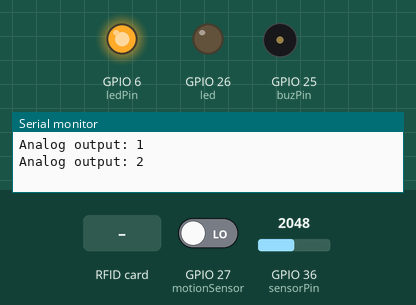
Simulated run of this sketch. Board: ESP32. On the bench: output pins drawn as LEDs (lit = HIGH), buzzer (waves = sounding, pin HIGH), the last lines printed to the serial monitor. Inputs (shaded band) come from the test bench; at power-on: GPIO 36 (sensorPin) = 2048, GPIO 27 (motionSensor) LOW.

Above: at 1.2 s.
1.3 s: GPIO 36 (sensorPin) set to 0
At 2.6 s:
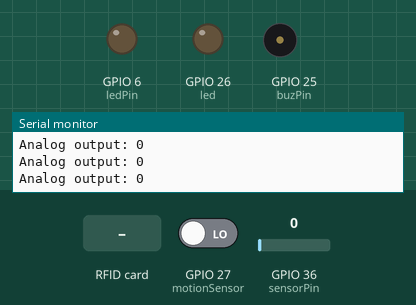
3.0 s: GPIO 27 (motionSensor) driven HIGH
At 3.7 s:
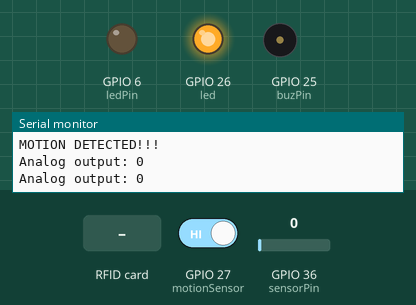
4.5 s: GPIO 36 (sensorPin) set to 242
6.0 s: GPIO 36 (sensorPin) set to 279
At 9.4 s:
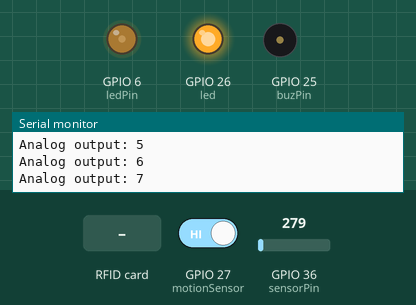
9.5 s: RFID card 5E 7A 19 C4 held to the reader
13.0 s: GPIO 36 (sensorPin) set to 1228
At 13.8 s:
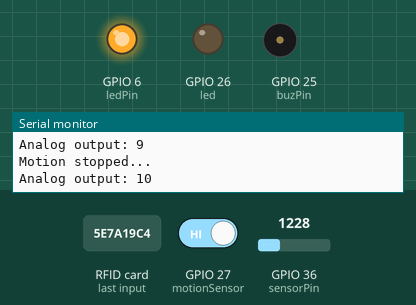
Timing chart, 0 to 17.5 s (numbered marks = the images above; inputs shaded):
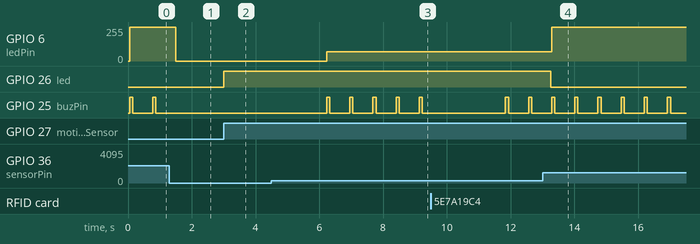

The sketch:

smart_homecodfinal.ino
```cpp
//code mq2 capteur de gaz et fumée

// Sensor pins pin D6 LED output, pin A0 analog Input

#define timeSeconds 10 //capteur PIR code
#include <Wire.h>
#include <SPI.h>
#include <MFRC522.h>

#define ledPin 6
#define sensorPin A0
#define buzPin 25

// Set GPIOs for LED and PIR Motion Sensor
const int led = 26;
const int motionSensor = 27;

// Timer: Auxiliary variables
unsigned long now = millis();
unsigned long lastTrigger = 0;
boolean startTimer = false;
boolean motion = false;

// Checks if motion was detected, sets LED HIGH and starts a timer
void IRAM_ATTR detectsMovement() {
  digitalWrite(led, HIGH);
  startTimer = true;
  lastTrigger = millis();
}
//RFID
const int pinRST = 9;  // pin RST du module RC522
const int pinSDA = 10; // pin SDA du module RC522

MFRC522 rfid(pinSDA, pinRST);

//RFID

void setup() {
  Serial.begin(9600);
  pinMode(buzPin, OUTPUT);
  pinMode(ledPin, OUTPUT);
  digitalWrite(ledPin, LOW);
  //RIFD
  SPI.begin();
  rfid.PCD_Init();
  Serial.begin(9600);
  //RFID

// pir sensor
  // Serial port for debugging purposes
  Serial.begin(115200);

  // PIR Motion Sensor mode INPUT_PULLUP
  pinMode(motionSensor, INPUT_PULLUP);
  // Set motionSensor pin as interrupt, assign interrupt function and set RISING mode
  attachInterrupt(digitalPinToInterrupt(motionSensor), detectsMovement, RISING);

  // Set LED to LOW
  pinMode(led, OUTPUT);
  digitalWrite(led, LOW);
}


void loop() {
  Serial.print("Analog output: ");
  Serial.println(readSensor());
  delay(500);

  // Current time PIR SENSOR
  now = millis();
  if((digitalRead(led) == HIGH) && (motion == false)) {
    Serial.println("MOTION DETECTED!!!");
    motion = true;
  }
  // Turn off the LED after the number of seconds defined in the timeSeconds variable
  if(startTimer && (now - lastTrigger > (timeSeconds*1000))) {
    Serial.println("Motion stopped...");
    digitalWrite(led, LOW);
    startTimer = false;
    motion = false;
  }
  //PIR SENSOR

  //RFID
  if (rfid.PICC_IsNewCardPresent())  // on a dédecté un tag
  {
    if (rfid.PICC_ReadCardSerial())  // on a lu avec succès son contenu
    {

      Serial.println("Voici l'UID de ce tag en decimal :");
      Serial.print("const byte bonUID[");
      Serial.print(rfid.uid.size);
      Serial.print("] = {");

      for (byte i = 0; i < rfid.uid.size; i++)
      {
        Serial.print(rfid.uid.uidByte[i]);
        if (i < rfid.uid.size - 1)
        {
        Serial.print(", ");
         }
         else
         Serial.println("};");
      }
Serial.println();
      delay (2000);
    }
  }
//RFID

}

//  This function returns the analog data to calling function
int readSensor() {
  unsigned int sensorValue = analogRead(sensorPin);  // Read the analog value from sensor
  unsigned int outputValue = map(sensorValue, 0, 1023, 0, 255); // map the 10-bit data to 8-bit data

  if (outputValue > 65){
    analogWrite(ledPin, outputValue); // generate PWM signal

     digitalWrite(buzPin,HIGH);
    delay(100);
    digitalWrite(buzPin,LOW);
    delay(100);
  }
  else{
    digitalWrite(buzPin,LOW);
    digitalWrite(ledPin, LOW);
  return outputValue;             // Return analog moisture value
  }// MQ2

}
```

Measured:
- the behaviour switches between 264 and 265 on GPIO 36 (sensorPin) (found by bisection; images 2 and 3)
- after the input at 1.3 s, GPIO 6 (ledPin): 255/255 → 0/255 after 0.20 s; GPIO 25 (buzPin): stops changing and stays LOW
- after the input at 3.0 s, GPIO 26 (led): LOW → HIGH at once
- after the input at 6.0 s, GPIO 6 (ledPin): 0/255 → 69/255 after 0.23 s; GPIO 25 (buzPin): alternates HIGH for 0.10 s and LOW for 0.63 s, starting after 0.23 s
- after the input at 13.0 s, GPIO 6 (ledPin): 69/255 → 255/255 after 0.29 s
- by itself, GPIO 25 (buzPin): alternates HIGH for 0.10 s and LOW for 0.63 s
